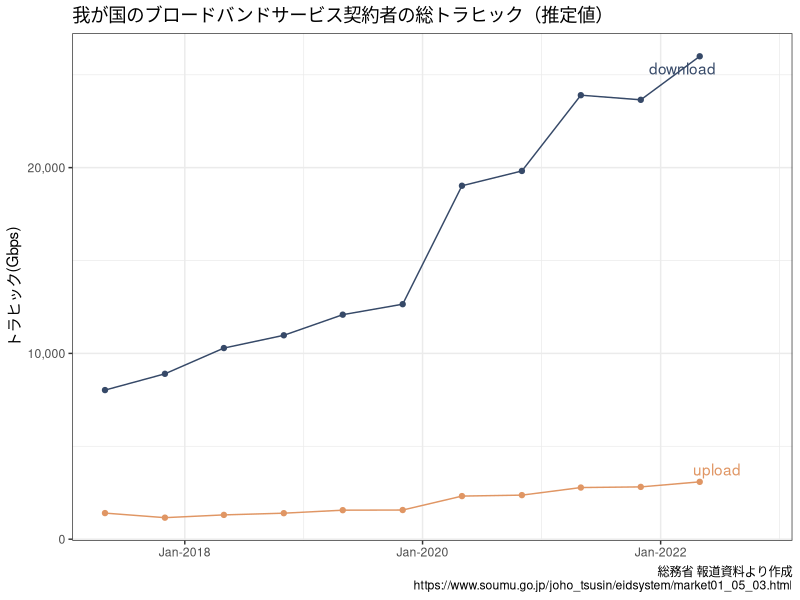
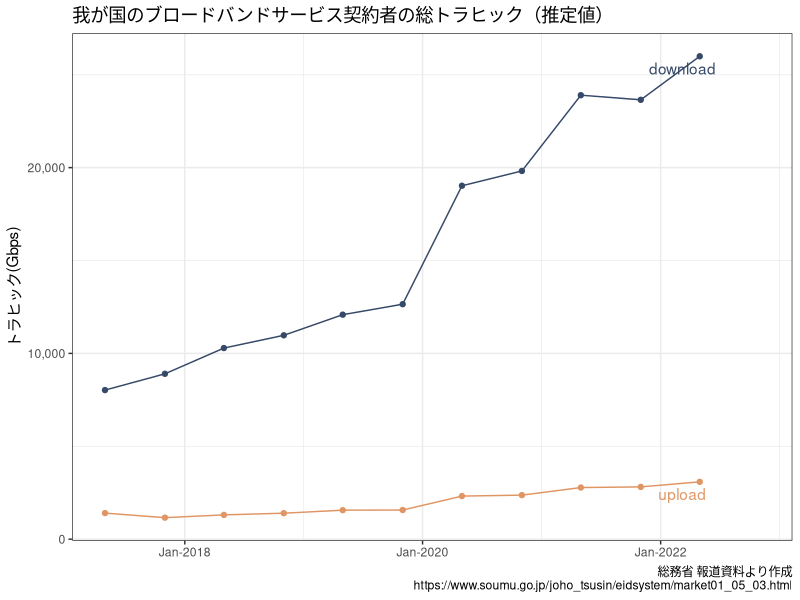

Write the R code that produced these figures, in order.
library(dplyr)
library(ggplot2)
library(ggrepel)
theme_set(theme_bw())
# 【総務省】我が国のインターネットにおけるトラヒックの集計・試算 -----------------------------------------
# https://www.soumu.go.jp/joho_tsusin/eidsystem/market01_05_03.html
df_traffic <- 
  tibble::tibble(
  year = rep(seq.int(2017, 2022), each = 2),
  month = rep(c(5, 11), times = 6),
  upload = c(1406, 1160, 1309, 1401, 1563, 1571, 2321, 2373, 2781, 2816, 3088, NA_real_),
  download = c(8027, 8903, 10289, 10976, 12086, 12650, 19025, 19821, 23899, 23650, 25993, NA_real_)) |> 
  tidyr::pivot_longer(cols = c(upload, download),
                      names_to = "type",
                      values_to = "traffic") |> 
  transmute(ymd = lubridate::make_date(year, month),
            type,
            traffic)

df_traffic |> 
  ggplot() +
  aes(ymd, traffic, color = type, group = type) +
  geom_point(show.legend = FALSE) +
  geom_line(show.legend = FALSE) +
  geom_text_repel(data = subset(df_traffic, ymd == "2022-05-01"),
                  aes(label = type),
                  show.legend = FALSE) +
  scale_color_manual(values = c("#364968", "#e09664")) +
  scale_x_date(date_labels = "%b-%Y") +
  scale_y_continuous(labels = scales::comma) +
  xlab(NULL) +
  ylab("トラヒック(Gbps)") +
  labs(title = "我が国のブロードバンドサービス契約者の総トラヒック（推定値）",
       caption = "総務省 報道資料より作成\nhttps://www.soumu.go.jp/joho_tsusin/eidsystem/market01_05_03.html")

ggsave(filename = here::here("images/我が国のブロードバンドサービス契約者の総トラヒック_推定量.png"), 
       last_plot(),
       width = 7,
       height = 4)


# RとRStudioのインストール --------------------------------------------------------------------
# webshot2::webshot("https://cran.r-project.org/",
#                   file = here::here("images/cran.png"))
# webshot2::webshot("https://posit.co/download/rstudio-desktop/",
#                   file = here::here("images/rstudio_install.png"),
#                   selector = "section.download-content")

